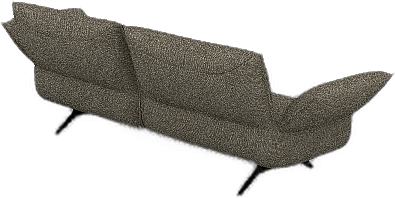
#> input picture test_conservador.png, 395 x 198 px; its folder holds only this picture in this run
$ python -i mejorador_imagenes.py   (imports and definitions only)
#> lines starting #> are read from the running program, lines starting #| are printed output that depends on the picture; after the words box and inside, x2 and y2 are one past the last pixel; in counts of white or black regions, pixels touching at a corner belong together
#> in _mejorar_imagen_pillow, img is the input picture: PIL image 395x198 RGB; mean R, G, B 185.7, 183.6, 179
#!/usr/bin/env python3
"""
mejorador_imagenes.py
=====================
Pipeline de mejora de imágenes para cotizaciones Mobiliti.
Usa Pillow (ya instalado) para procesamiento ligero 100% offline.

Pipeline por imagen:
    1. Auto-contraste (ImageOps.autocontrast)
    2. Trim de bordes blancos/casi-blancos
    3. Fondo blanco uniforme (#FFFFFF)
    4. Sharpening ligero
    5. Caché por hash SHA256

Uso:
    from mejorador_imagenes import mejorar_image_map
    image_map = mejorar_image_map(image_map, temp_dir)
"""

import hashlib
import os
import shutil
import time
from pathlib import Path

try:
    from PIL import Image, ImageChops, ImageFilter, ImageOps
    PIL_DISPONIBLE = True
except ImportError:
    PIL_DISPONIBLE = False


# Umbral para considerar un pixel como "blanco" en el trim (0-255)
UMBRAL_BLANCO_TRIM = 250


# [10 lines left out: function _calcular_hash_contenido, not called in this run]


def _ruta_cache(img_hash: str, cache_dir: str) -> str:
    """Devuelve la ruta donde se guardaria la imagen mejorada en caché."""
    return os.path.join(cache_dir, f"{img_hash}.png")


# [12 lines left out: function _limpiar_cache_antigua, not called in this run]


def _trim_bordes_blancos(img: Image.Image) -> Image.Image:
    """
    Recorta bordes blancos o casi-blancos de la imagen.
    Si la imagen tiene canal alpha, recorta basándose en la transparencia.
    Devuelve la imagen recortada o la original si no hay bordes.
    """
    if img.mode == "RGBA":
        # Usar canal alpha para encontrar el bounding box del contenido visible
        alpha = img.split()[-1]
        mask = alpha.point(lambda p: 255 if p > 10 else 0, mode="1")
    else:
        # Convertir a escala de grises para análisis de un solo canal
        gray = img.convert("L")
        # Crear máscara binaria: 255 donde el pixel NO es blanco (< umbral)
        mask = gray.point(lambda p: 255 if p < UMBRAL_BLANCO_TRIM else 0, mode="1")
    # Encontrar bounding box del contenido no-blanco/no-transparente
    bbox = mask.getbbox()
    if bbox:
        return img.crop(bbox)
    return img


def _quitar_fondo_blanco(img: Image.Image, umbral: int = 240) -> Image.Image:
    """
    Hace transparentes los píxeles blancos o cercanos al blanco.
    Devuelve imagen RGBA con fondo transparente.
    """
#> called with umbral = 240
    # Asegurar RGBA
    if img.mode != "RGBA":
        img = img.convert("RGBA")
#> img: PIL image 395x198 RGBA

    # Separar canales
    r, g, b, a = img.split()
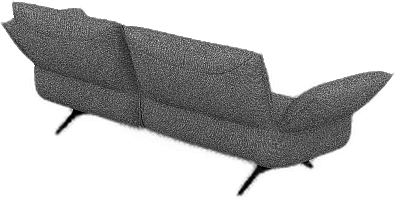
#> r: PIL image 395x198 L; min 0, max 255, mean 185.7
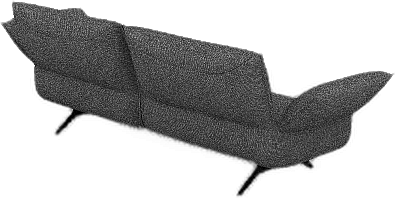
#> b: PIL image 395x198 L; min 0, max 255, mean 179
#> a: PIL image 395x198 L; every value is 255

    # Crear máscaras individuales para cada canal (modo L, 0 o 255)
    mask_r = r.point(lambda p: 255 if p > umbral else 0)
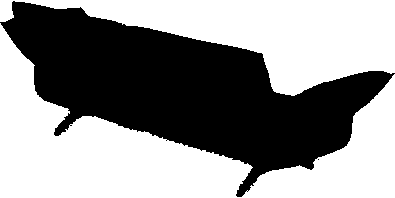
#> mask_r: PIL image 395x198 L; 56.8% white; 2 black regions (1 under 20 px), largest, box (x1, y1, x2, y2) and area: (0, 1, 395, 197) 33772
    mask_g = g.point(lambda p: 255 if p > umbral else 0)
#> mask_g: PIL image 395x198 L; 56.8% white; 2 black regions (1 under 20 px), largest, box (x1, y1, x2, y2) and area: (0, 1, 395, 197) 33770
    mask_b = b.point(lambda p: 255 if p > umbral else 0)
#> mask_b: PIL image 395x198 L; 56.8% white; 2 black regions (1 under 20 px), largest, box (x1, y1, x2, y2) and area: (0, 1, 395, 197) 33773

    # Combinar máscaras (AND lógico via multiply): 255 solo donde R, G y B > umbral
    mask_blanco = ImageChops.multiply(mask_r, mask_g)
    mask_blanco = ImageChops.multiply(mask_blanco, mask_b)
#> mask_blanco: PIL image 395x198 L; 56.8% white; 2 black regions (1 under 20 px), largest, box (x1, y1, x2, y2) and area: (0, 1, 395, 197) 33780

    # Invertir: ahora 255 = contenido (no blanco), 0 = blanco (transparente)
    mask_visible = ImageChops.invert(mask_blanco)

    # Aplicar máscara al canal alpha existente
    nuevo_alpha = ImageChops.multiply(a, mask_visible)

    # Recomponer imagen con nuevo alpha
    img.putalpha(nuevo_alpha)
    return img


# [19 lines left out: function _aplicar_fondo_blanco, not called in this run]


def _mejorar_imagen_pillow(img_path: str, output_path: str) -> bool:
    """
    Aplica el pipeline de mejora Pillow a una imagen.
    Quita el fondo blanco y deja transparencia.
    Guarda el resultado en output_path como PNG RGBA.
    Devuelve True si tuvo éxito, False en caso contrario.
    """
    try:
        with Image.open(img_path) as img:
            # 1. Auto-contraste (sobre RGB para evitar problemas con alpha)
            if img.mode == "RGBA":
                # Aplicar autocontrast solo a los canales RGB
                rgb = img.convert("RGB")
                rgb = ImageOps.autocontrast(rgb, cutoff=0)
                r, g, b = rgb.split()
                a = img.split()[-1]
                img = Image.merge("RGBA", (r, g, b, a))
            else:
                if img.mode != "RGB":
                    img = img.convert("RGB")
                img = ImageOps.autocontrast(img, cutoff=0)

            # 2. Quitar fondo blanco (hacer transparente)
            img = _quitar_fondo_blanco(img)

            # 3. Trim de bordes transparentes
            img = _trim_bordes_blancos(img)
#> in _trim_bordes_blancos, `bbox = mask.getbbox()`: bbox = (0, 1, 395, 197)
#> in _trim_bordes_blancos, `return img.crop(bbox)`:
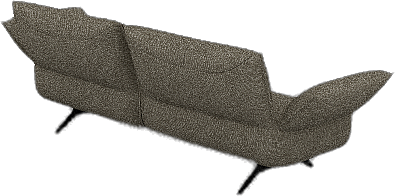
#> returned value: PIL image 395x196 RGBA; mean R, G, B, A 185, 182.9, 178.3, 111.3; transparent parts drawn white

            # 4. Sharpening ligero
            img = img.filter(ImageFilter.SHARPEN)
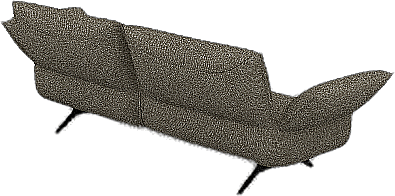
#> img: PIL image 395x196 RGBA; mean R, G, B, A 184.8, 182.7, 178.3, 111.3; transparent parts drawn white

            # 5. Guardar como PNG con canal alpha
            img.save(output_path, "PNG", optimize=True)
            return True
    except Exception:
        return False


# [69 lines left out: functions obtener_imagen_mejorada, mejorar_image_map, not called in this run]

>>> result = _mejorar_imagen_pillow('test_conservador.png', 'out.png')
